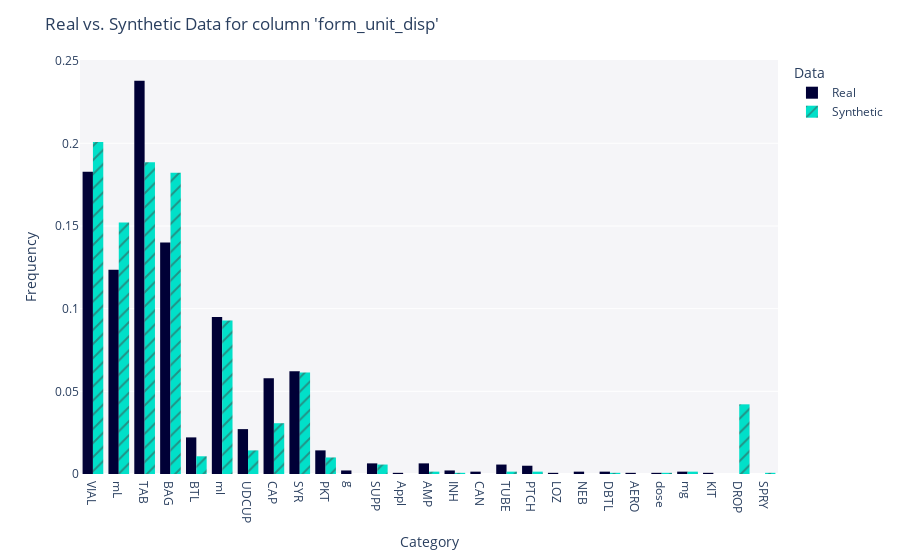

The notebook cell saved with this chart:
### Code cell
from sdv.evaluation.single_table import get_column_plot

fig = get_column_plot(
    real_data=data,
    synthetic_data=syn_data,
    column_name='form_unit_disp',
    metadata=metadata
)

fig.show()

### Figure 1 — Plotly figure (JSON) as saved in the notebook; plotly's stock layout.template omitted (floating-point values rounded to 4 significant figures; data arrays with more than 128 entries replaced by an {"elided": "..."} marker saying what was removed)
{"data": [{"alignmentgroup": "True", "bingroup": "x", "histnorm": "probability density", "hovertemplate": "<b>Real</b><br>Frequency: %{y}<extra></extra>", "legendgroup": "Real", "marker": {"color": "#000036", "pattern": {"shape": ""}}, "name": "Real", "offsetgroup": "Real", "orientation": "v", "showlegend": true, "type": "histogram", "x": {"elided": "1400 str values"}, "xaxis": "x", "yaxis": "y"}, {"alignmentgroup": "True", "bingroup": "x", "histnorm": "probability density", "hovertemplate": "<b>Synthetic</b><br>Frequency: %{y}<extra></extra>", "legendgroup": "Synthetic", "marker": {"color": "#01E0C9", "pattern": {"shape": "/"}}, "name": "Synthetic", "offsetgroup": "Synthetic", "orientation": "v", "showlegend": true, "type": "histogram", "x": {"elided": "1400 str values"}, "xaxis": "x", "yaxis": "y"}], "layout": {"barmode": "group", "legend": {"title": {"text": "Data"}, "tracegroupgap": 0}, "margin": {"t": 60}, "plot_bgcolor": "#F5F5F8", "title": {"text": "Real vs. Synthetic Data for column 'form_unit_disp'"}, "xaxis": {"anchor": "y", "domain": [0, 1], "title": {"text": "Category"}}, "yaxis": {"anchor": "x", "domain": [0, 1], "title": {"text": "Frequency"}}}}
